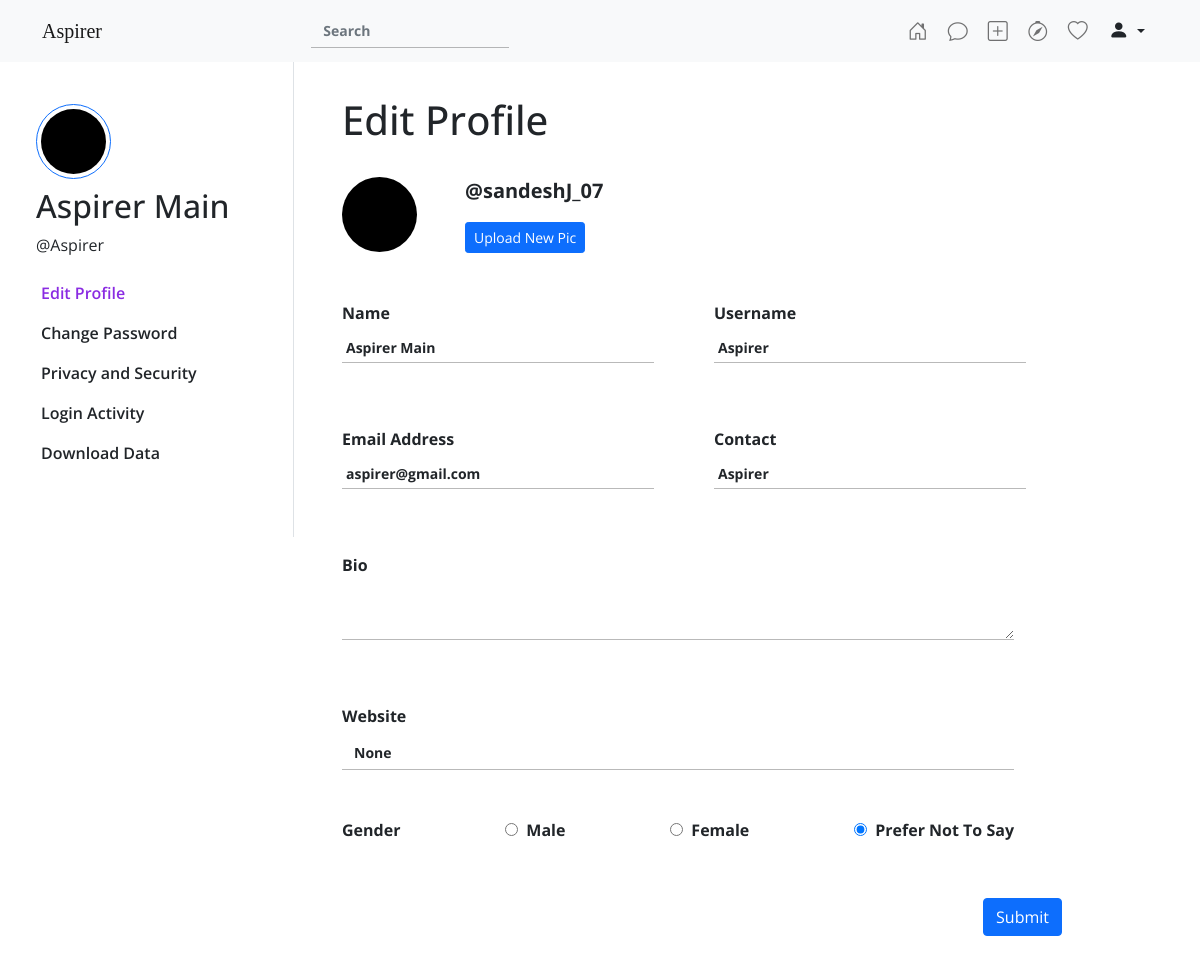
/editProfile/ (signed in), run on an earlier commit of the app's database.
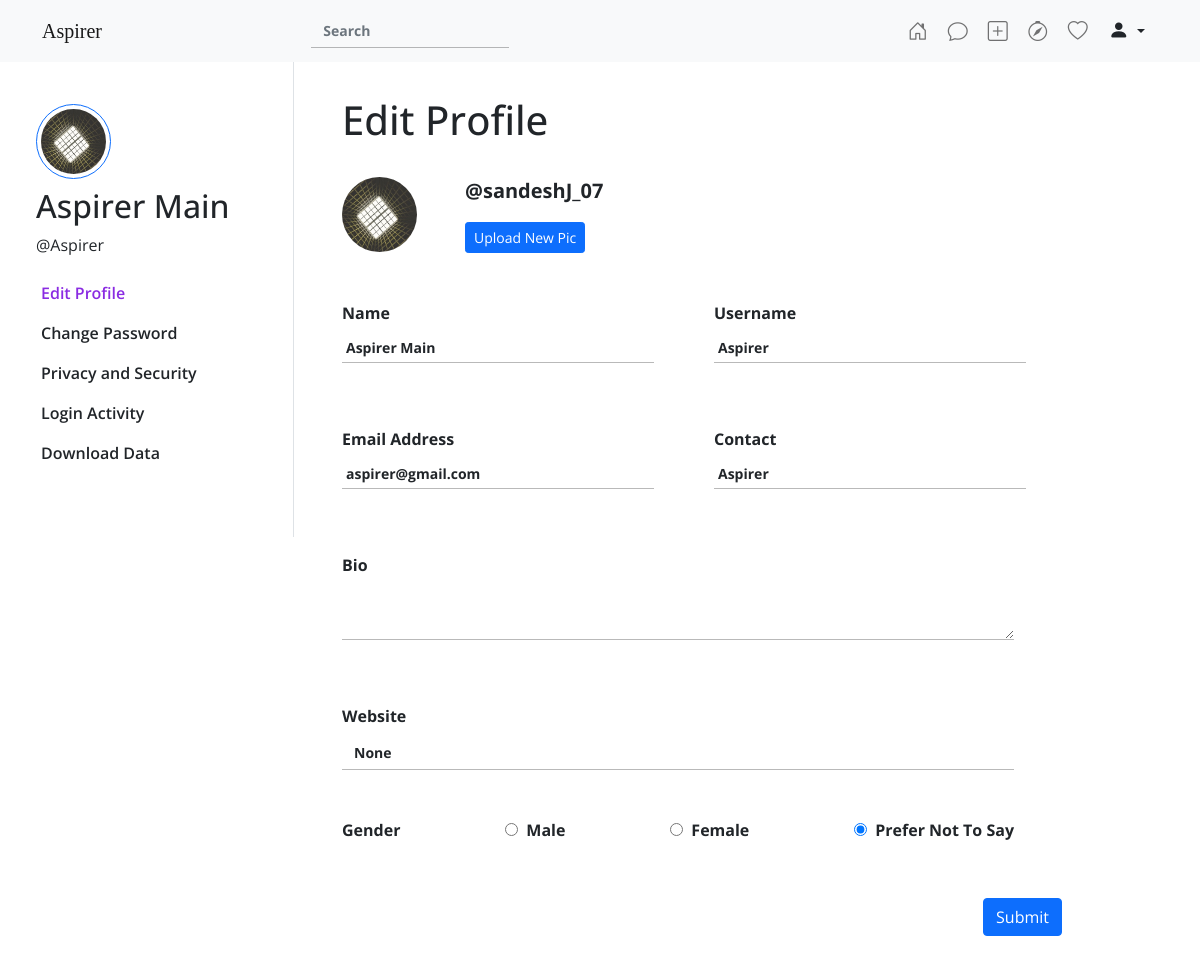
And on a later commit of the database.
### front/models.py (models this page shows, shortened)
class Profile(models.Model):
    gender_chocies = (
        ('M',"Male"),
        ("F","Female"),
        ("N","Prefer Not To Say")
    )
    user = models.OneToOneField(User,on_delete=models.CASCADE, unique=True)
    username = models.CharField(null=False, default = " ", max_length = 20)
    ProfileImg = models.ImageField(null=True,upload_to="images/profile_pic/",default="media/images/profile_pic/default.png")
    contact = models.CharField(max_length = 10)
    Email = models.EmailField(null=False)
    address = models.CharField(null = False, max_length = 50,blank = True)
    website = models.CharField(null=True,blank=True, max_length=30, default="")
    gender = models.CharField(max_length=1,choices = gender_chocies, default = "N")
    pvt_acc = models.BooleanField(default=False)
    activity_status = models.BooleanField(null=False, default = False)
    story_share = models.BooleanField(null=False, default = False)
    close_friends = ListCharField(
        base_field=models.CharField(max_length=10),
        size=6,
        max_length=(6 * 11),  # 6 * 10 character nominals, plus commas
        default = [ ],
        null = True,
        blank = True
    )
    hide_story = ListCharField(
        base_field=models.CharField(max_length=10),
        size=6,
        max_length=(6 * 11),  # 6 * 10 character nominals, plus commas
        default = [ ],
        null = True,
        blank = True
    )
    blocked_users = ListCharField(
        base_field=models.CharField(max_length=10),
        size=6,
        max_length=(6 * 11),  # 6 * 10 character nominals, plus commas
        default = [ ],
        null = True,
        blank = True
    )
    restricted_users = ListCharField(
        base_field=models.CharField(max_length=10),
        size=6,
        max_length=(6 * 11),  # 6 * 10 character nominals, plus commas
        default = [ ],
        null = True,
        blank = True
    )
    followers =  ListCharField(
        base_field=models.CharField(max_length=10),
        size=6,
        max_length=(6 * 11),  # 6 * 10 character nominals, plus commas
        default = [ ],
        null = True,
        blank = True
    )
    following =  ListCharField(
        base_field=models.CharField(max_length=10),
        size=6,
        max_length=(6 * 11),  # 6 * 10 character nominals, plus commas
        default = [ ] ,
        null = True,
        blank = True
    )
    saved =  ListCharField(
        base_field=models.CharField(max_length=10),
        size=6,
        max_length=(6 * 11),  # 6 * 10 character nominals, plus commas
        default = [ ],
        null = True,
        blank = True
    )
    follow_request =  ListCharField(
        base_field=models.CharField(max_length=10),
        size=6,
        max_length=(6 * 11),  # 6 * 10 character nominals, plus commas
        default = [ ],
        null = True,
        blank = True
    )
    bio = models.CharField(max_length = 100,default=" ", blank=True)

### front/views.py (the view, shortened to what this page needs)
# urls.py: path("editProfile/",EditProfile, name="EditProfile"),
@login_required(login_url='/login/')
def EditProfile(request):
    CUser = request.user
    CProfile = Profile.objects.get(user = request.user)
    gender =  [
        {"a":'M',"b":"Male"},
        {"a":"F","b":"Female"},
        {"a":"N","b":"Prefer Not To Say"}
    ]
    imgurl = CProfile.ProfileImg.path
    dic = {"active":"profile", "CProfile":CProfile, "gender":gender, "act": "EditProfile","title":"Edit Profile"}
    return render(request,'editprofile.html',dic)

### front/preprocessors.py (called while the page is built)
def follow_requests(request):
    if(request.user.is_authenticated):
        Request_Users = []
        CUser = Profile.objects.filter(user = request.user)[0]
        for i in CUser.follow_request:
            user = User.objects.filter(id = i)[0]
            P = Profile.objects.filter(user = user)[0]
            Request_Users.append({"P":P,"U":user})
        return {
            "Requests": CUser.follow_request,
            "Request_Users": Request_Users,
            "footer": True,
            "navbar" : True,
        }
    return {"Requests": [], "footer":True, "navbar":True}

### templates/editprofile.html (shortened to what the changed rows need)
{% extends 'base.html' %}
{% load static %}
{% block links %}
    <link rel="stylesheet" href="{% static 'css/profile.css' %}">
{% endblock %}
{% block content %}
    <div class="row py-5">
        <div class="col-lg-3 h-100 px-5 py-5 border-end ">
            <a href="{% url 'Aspirer:Profile' request.user.username %}">
                <img src="{{CProfile.ProfileImg.url}}" alt="avatar" class="rounded-circle border border-primary p-1 d-block pe-pointer my-2" width="75px">
            </a>
                <h2>{{request.user.first_name}} {{request.user.last_name}} </h2>
        </div>
        <div class="col-lg-8 h-100 py-5 px-5 sections {% if act != "EditProfile" %} d-none {% endif %}" id="editProfile">
            <h1>Edit Profile</h1>
            <br/>
            <div class="d-flex align-items-center" >
                <img src="{{CProfile.ProfileImg.url}}" class="rounded-circle" width="75px" id="previewImageFie" />
                <div class="mx-5">
                    <p class="fw-bold fs-5">@sandeshJ_07</p>
                    <form method="post" action="" id="ProfileImgForm" enctype="multipart/form-data">
                    </form>
                </div>
            </div>
            <form method="post" class="my-5 fw-bold" id="profileForm" action="{% url 'Aspirer:EditProfile' %}">
                <div class="row">
                    <div class="mb-3 col-md-6 pe-5">
                        <label for="email" class="form-label">Username</label>
                        <input type="text" class="form-control p-1" id="username" name="username" placeholder="" value="{{CProfile.username}}"  required>
                    </div>
                </div>
                <div class="row my-5">
                    <div class="mb-3 col-md-6 pe-5">
                        <label for="email" class="form-label">Email Address</label>
                        <input type="email" class="form-control p-1" name="email" id="email" placeholder="" value="{{CProfile.Email}}" required>
                    </div>
                    <div class="mb-3 col-md-6 pe-5">
                        <label for="contact" class="form-label">Contact</label>
                        <input type="text" class="form-control p-1" name="contact" id="contact" value="{{CProfile.contact}}" placeholder="" >
                    </div>
                </div>
                <div class="mb-3 pe-5">
                    <label for="bio" class="form-label">Bio</label>
                    <textarea class="form-control fw-bold" id="bio" name="bio" rows=2> {{CProfile.bio}} </textarea>
                </div>
                <div class="pt-5 pe-5">
                    <label for="Website" class="form-label">Website</label>
                    <input type="text" name="website" id="website" class="form-control" value={{CProfile.website}} >
                </div>
                <div class="py-5 pe-5 d-flex  justify-content-between">
                    {% for g in gender %}
                    <div><input type="radio" name="gender" class="mx-2" id="{{g.a}}" value="{{g.a}}" {% if CProfile.gender == g.a %} checked {% endif %}><label for="{{g.a}}">{{g.b}}</label></div>
                    {% endfor %}
                </div>
            </form>
        </div>
    </div>
{% endblock %}

What changed in the data, as far as the page shows it:
changed Profile "Aspirer": ProfileImg: a different picture
